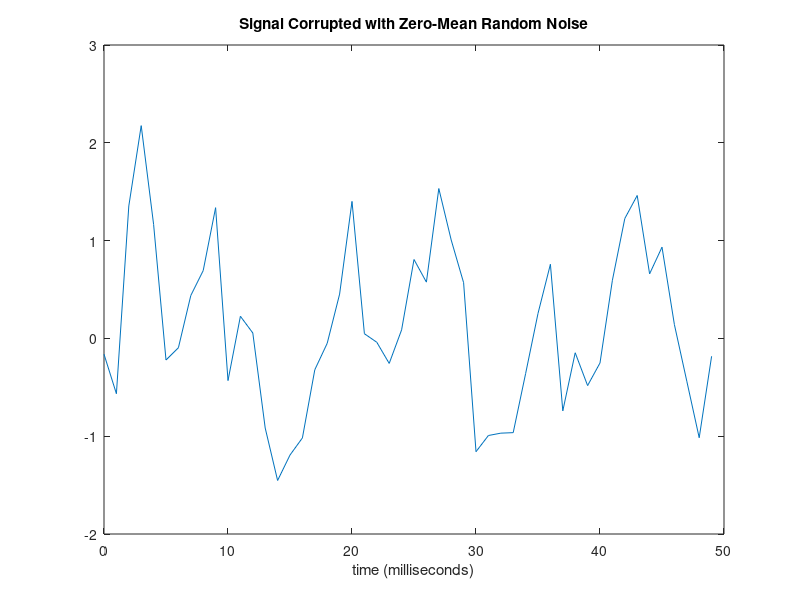

Write MATLAB code to recreate this figure. (Note: this script raises an error after producing the figure.)
%
%  This example performs fourier series studies for analysing a wave-form
% We apply fast fourier transforms to a signal x(t) with various degrees of
% fast fourier series , in the sequence of increasing powers of 2.
% Each application is performed by using the parfeval function to pass the
% work to one of the workers. 
% 
t= 0.0:0.1:6.0 ;  % time interval is 0.0 to 6.0 


Fs = 1000;                    % Sampling frequency
T = 1/Fs;                     % Sample time
L = 1000;                     % Length of signal
t = (0:L-1)*T;                % Time vector

%% Prepare a sample signal with an artificial noise introduced to it.
%
% Pure signal is the sum of a 50 Hz sinusoid and a 120 Hz sinusoid wave.
   X = 0.7*sin(2*pi*50*t) + sin(2*pi*120*t); 
   
%   artifical noise is normally distributed around 0.0 with amplitude=0.5 
   noise = 0.5*randn( size(t) ) ; 
   xdirty = X + noise;     % Sinusoids plus noise

%%  plot the polluted signal.. 
h1= plot(Fs*t(1:50),xdirty(1:50) ); 
title('Signal Corrupted with Zero-Mean Random Noise')
xlabel('time (milliseconds)')


%% preliminaries 
powfft = nextpow2(L) ; % Next power of 2 from length of pure signal x.
%
Y = zeros(1,2^powfft ) ; % pre allocate Y vector for efficiency reasons...

% 
%% Serial Execution :
tic; 
for ii = 3:powfft 
    NFFT = 2^ii;
    Y= myfourier( xdirty , L , Fs, NFFT ) ;
    
end
toc; 
%
%%  Parallel execution : 
 pool= gcp();  %   start the parallel pool 
% parallel evaluate myfourier function 
% each parfeval invokation returns a different FFT series.
%  defined by  2^ii terms in the series. We start with 2^3 i.e. 8 terms in
%  the series.
% 
%  Each invocation returns a different parallel-evaluation handle RES
 tic; 
 for ii = 3:powfft 
     NFFT = 2^ii;
     RES(ii) = parfeval(  pool , @myfourier ,1 , xdirty , L , Fs , NFFT ) ;
 end
%  Now we recover the results  by using the handles RES returned at each call to
%  parfeval by passing it to fetchNext . 
%  Note that fetchNext waits for a result to return. The returned result is
%  then set to the value of aresult below.  idcomplete returns the index
%  number of the parfeval call whose result is being returned. 
%  There is no guarantee that the results will be returned in the same
%  sequence as the parfeval calls are made and that is why we need the
%  idcomplete index. 

%%  Fetch results  
%fetchNext 
 for ii = 3:powfft
     [ idcomplete , aresult ] = fetchNext(RES(3:powfft) ) ;
      yresult{idcomplete} = aresult ;
 end
 toc ;
 %%  Plot Results
 hf= figure ; % start a new figure ...
 for ii = 3:powfft 
     Y = yresult{ii-2} ; 
     NFFT = 2^ii;
   
% Plot single-sided amplitude spectrum.
% figure
    f = Fs/2*linspace(0,1,NFFT/2+1);
    plot(f,2*abs(Y(1:NFFT/2+1)))   
    nffc = num2str(NFFT );
    title([ 'Single-Sided Amplitude Spectrum of y(t) using ' nffc ' terms' ])
    xlabel('Frequency (Hz)')
    ylabel('|Y(f)|')
    pause
end
 close(hf) ; % close the figure 
